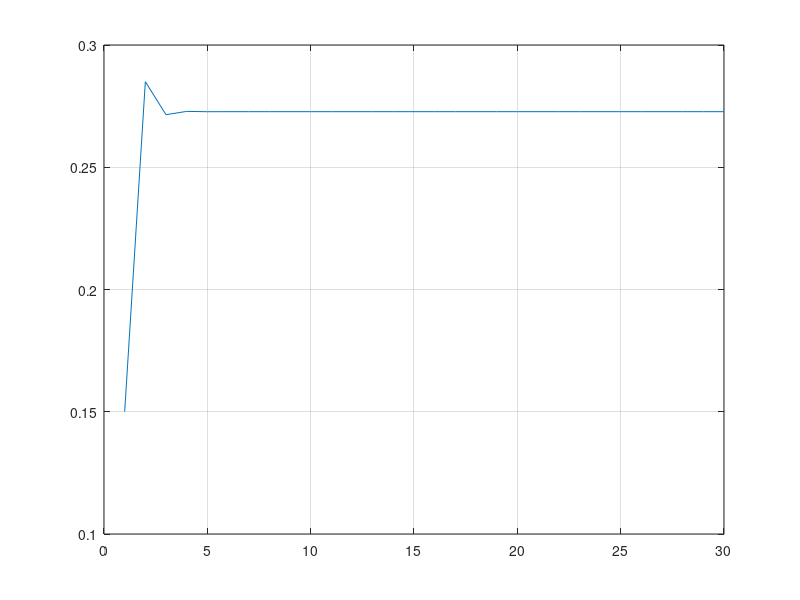

This figure's MATLAB source:
M = [0.7,0.8;0.3,0.2]; %%dois estados(Ir,naoIr)
esI = [0.85;0.15];  %%probabilidade de ir na primeira aula - 0.85
x = 1:30;
resF(1) = 0.15;
for i=2:30
  res = M^(i-1) * esI;
  resF(i) = res(2);
endfor

plot(x,resF);
grid on;